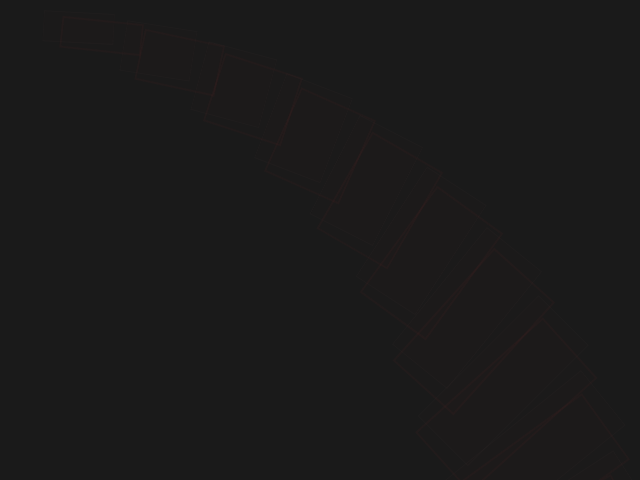
Frame 1 (no input)
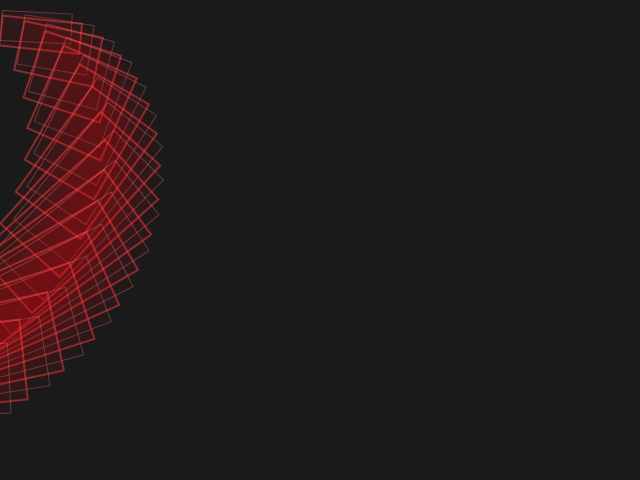
Frame 60 (no input)
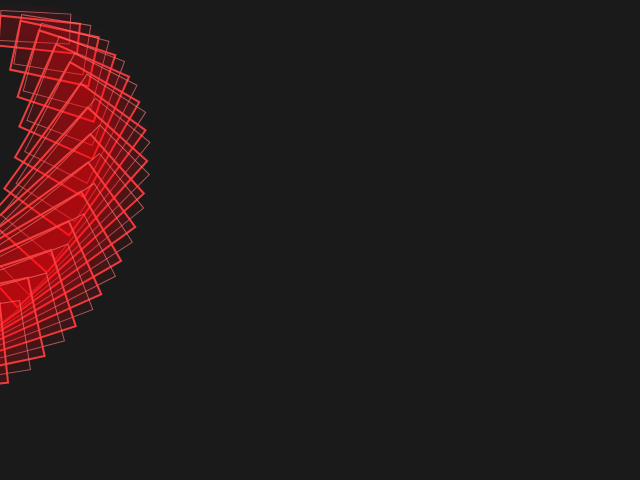
Frame 120 (the mouse pressed at the canvas centre since frame 60)

The p5.js sketch that drew these frames (run headless with seeded random() and noise() and a simulated clock; from frame 60 on, the mouse is pressed at the canvas centre):

// p5.js sketch
// ── sketch.js
var t = 2;
// var times=0;
function setup() {
  createCanvas(640, 480);
  colorMode(HSB, 100);
}

function draw() {
  background(10);

  for (var j = 0; j < 480; j += 20) {
    for (var i = 0; i < 20; i += 5) {
      strokeWeight(i / 5 - 1);
      stroke(i * 10 + 10, i * 5, 100, (i * t) / 10);
      fill(90 + i, 100, 100, (i * t) / 100);
      width = 50 + i * 2;
      height = 30 + j;
      translate(width / (2 * t), height / 200);
      rotate(((PI / 180) * i) / 5);
      rect(j, i, width, height);
    }
  }

  // if (times<4){
  t = t + 0.5;
  if (t > 100) {
    t = 2;
    // times+=1;
  }
}

// }
